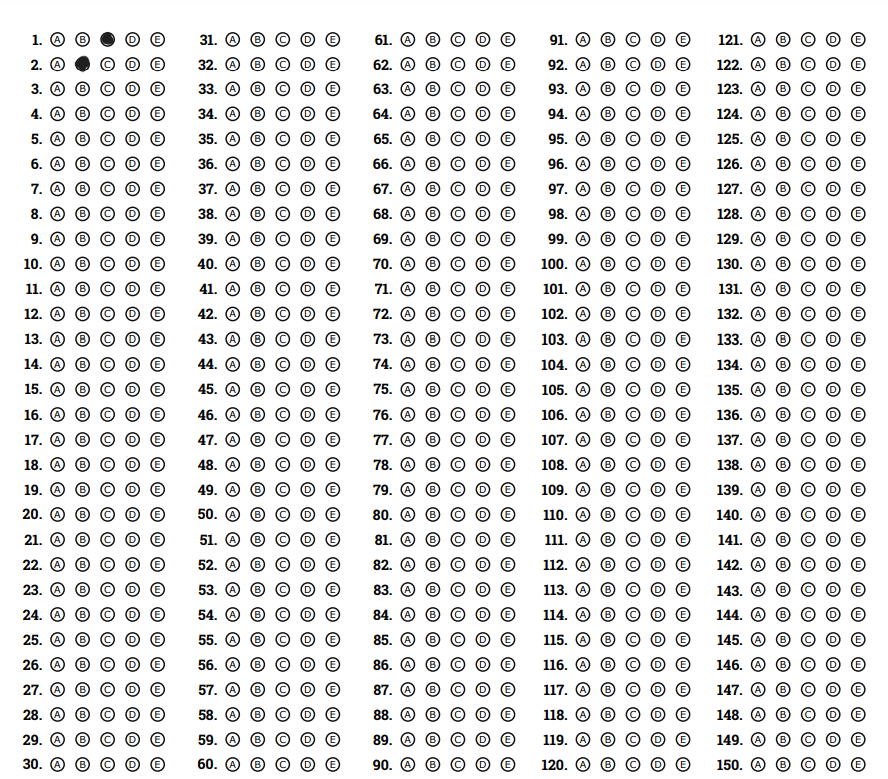
#> input picture filled0.png, 888 x 779 px
$ python working.py
#> lines starting #> are read from the running program, lines starting #| are printed output that depends on the picture; after the words box and inside, x2 and y2 are one past the last pixel; in counts of white or black regions, pixels touching at a corner belong together
import cv2 as cv
import numpy as np
def process(block,Q):
    grey_block_image = cv.cvtColor(block, cv.COLOR_BGR2GRAY)
    img_blur_block = cv.GaussianBlur(grey_block_image, (5, 5), 1)
    img_canny_block = cv.Canny(img_blur_block, 10, 50)
    # Find contours
    contours_block, hierarchy_block = cv.findContours(img_canny_block, cv.RETR_EXTERNAL, cv.CHAIN_APPROX_NONE)
    # Filter circular contours
    circleCons_block = circularContour(contours_block)
    #circleCons_block.reverse()
    #print(len(circleCons_block))


    # List to store the centroid coordinates and corresponding contours
    centroid_contour_pairs = []
    # Iterate over each contour to find centroids and store them with contours
    for contour in circleCons_block:
        # Calculate moments of the contour
        M = cv.moments(contour)

        # Calculate the centroid coordinates (cx, cy)
        if M["m00"] != 0:  # Check to avoid division by zero
            cx = int(M["m10"] / M["m00"])
            cy = int(M["m01"] / M["m00"])
            centroid_contour_pairs.append(((cx, cy), contour))  # Store centroid with contour
        else:
            centroid_contour_pairs.append(((float('inf'), float('inf')), contour))  # Handle case where contour has no area

    # Sort the list based on the x-coordinate (cx) of the centroids (ascending order)
    centroid_contour_pairs.sort(key=lambda x: x[0][0])  # Sort by the first element of the tuple (cx)
    # Extract the sorted contours into a new list
    sorted_contours = [contour for (centroid, contour) in centroid_contour_pairs]
    # [7 lines of commented-out code are left out]
    print(len(sorted_contours))

    #answer checking ...
    if len(sorted_contours)==5:
        _, thresholded_block_img = cv.threshold(grey_block_image, 150, 255, cv.THRESH_BINARY_INV)
        filled_circles, filled_circle_indices = processColumnContours(sorted_contours, thresholded_block_img)
        print(f"Question: {Q} Answer: {filled_circle_indices} : filled circles {filled_circles}")

        for idx in filled_circle_indices:
            cv.drawContours(block, [sorted_contours[idx - 1]], -1, (0, 255, 0), thickness=2)  # Green for filled circles
            cv.imshow("block img", block)
            cv.waitKey(0)

# Function to filter circular contours
def circularContour(contours, min_area=150):
    circular_contours = []
    for contour in contours:
        # Calculate contour area
        area = cv.contourArea(contour)
        if area < min_area:
            continue  # Skip contours with area less than min_area

        perimeter = cv.arcLength(contour, True)
        if perimeter == 0:
            continue  # Avoid division by zero

        # Calculate circularity: 4π * (Area / Perimeter²)
        circularity = 4 * np.pi * (area / (perimeter * perimeter))

        # A perfect circle has circularity close to 1
        if 0.7 < circularity < 1.2:  # Adjust thresholds as needed
            circular_contours.append(contour)
    return circular_contours

# Function to check

# Function to count white and black pixels inside the contour
def countBlackWhite(img, contour):
    # Create a mask for the current contour
    mask = np.zeros_like(img)
    cv.drawContours(mask, [contour], -1, 255, thickness=cv.FILLED)

    # Apply the mask to the image and count white pixels
    masked_img = cv.bitwise_and(img, img, mask=mask)
    white_pixels = np.sum(masked_img == 255)
    total_pixels = cv.contourArea(contour)  # Total pixels inside the contour (approximated by area)

    # Calculate percentage of white pixels
    white_percentage = (white_pixels / total_pixels) * 100
    return white_percentage

# Function to get a thresholded image for a column
def getThresholdedImage(img, column_idx, num_columns=5):
    # Get the width of the image to define the columns
    img_width = img.shape[1]
    column_width = img_width // num_columns

    # Define column region for thresholding
    start_x = column_idx * column_width
    end_x = (column_idx + 1) * column_width

    # Create the thresholded image for the specified column
    column_img = img[:, start_x:end_x]
    _, thresholded = cv.threshold(column_img, 150, 255, cv.THRESH_BINARY_INV)  # Invert the binary image

    return thresholded

# Function to process contours within each column
def processColumnContours(column_contours, thresholded_image):
    # Sort the contours within the column by (x + y)
    #sorted_column_contours = sortContoursByXYSum(column_contours)

    # Variables to store filled circle count and indices
    filled_circles = 0
    filled_circle_indices = []

    # Check each contour in the sorted column
    for i, contour in enumerate(column_contours):
        white_percentage = countBlackWhite(thresholded_image, contour)
        if white_percentage >= 90:
            filled_circles += 1  # Count filled circles
            filled_circle_indices.append(i + 1)  # Store 1-based index of the filled circle
            # Draw the filled contour outline on the image
            cv.drawContours(img, [contour], -1, (0, 255, 0), thickness=2)  # Green outline

    return filled_circles, filled_circle_indices


# Load the image
img = cv.imread("filled0.png")
#> img is the input picture: shape (779, 888, 3); mean B, G, R 229.4, 229.4, 229.4
imgGray = cv.cvtColor(img, cv.COLOR_BGR2GRAY)
imgBlur = cv.GaussianBlur(imgGray, (5, 5), 1)
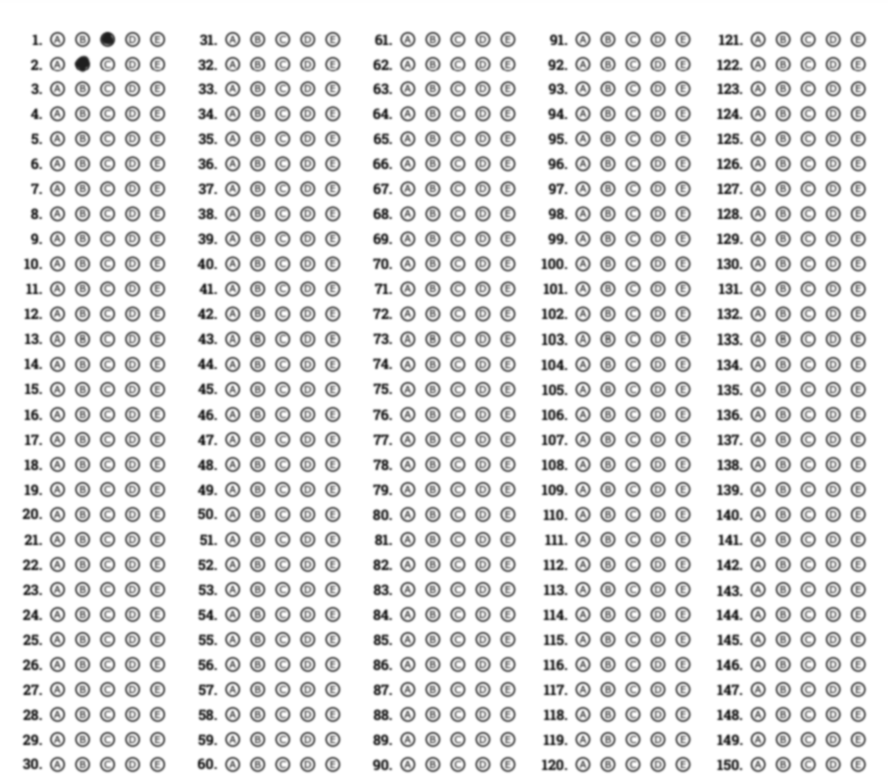
#> imgBlur: shape (779, 888); min 31, max 255, mean 229.4
imgCanny = cv.Canny(imgBlur, 10, 50)
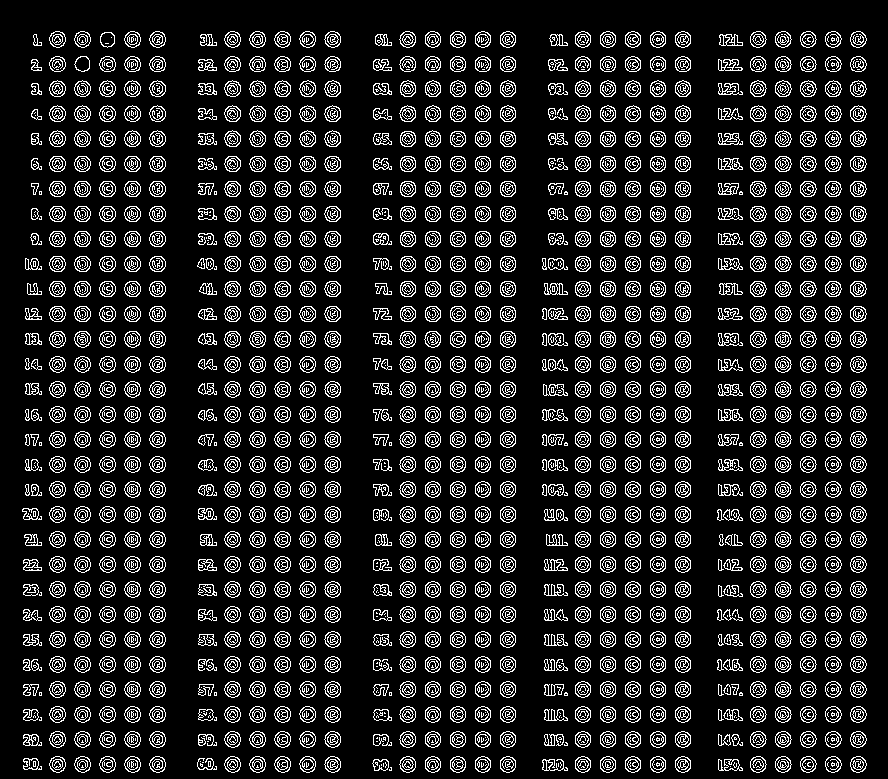
#> imgCanny: shape (779, 888); 13.7% white in thin lines or dots

# Find contours
contours, hierarchy = cv.findContours(imgCanny, cv.RETR_EXTERNAL, cv.CHAIN_APPROX_NONE)
#> contours = 1050 contours, 137 with area under 20; largest, box (x1, y1, x2, y2) and area: (850, 331, 867, 348) 208, (775, 331, 792, 348) 206, (750, 331, 767, 348) 206, (324, 331, 341, 348) 206, (274, 331, 291, 348) 206

# Filter circular contours
circleCons = circularContour(contours)
#> the loop in circularContour, `for contour in contours:` made 1050 passes
#> (area, perimeter, circularity) on passes 8, 13, 14: (174.5, 109.8, 0.182), (200, 53.46, 0.88), (201, 53.46, 0.884)
#> after the loop in circularContour, `for contour in contours:`: circular_contours = 750 contours; largest, box (x1, y1, x2, y2) and area: (850, 331, 867, 348) 208, (775, 331, 792, 348) 206, (750, 331, 767, 348) 206, (324, 331, 341, 348) 206, (274, 331, 291, 348) 206
#> circleCons has the same summary as circular_contours in circularContour

# Get the width of the image to define the columns
img_height, img_width = img.shape[:2]
#> img_height = 779; img_width = 888
# Split the image into 5 equal columns
num_columns = 5
column_width = img_width // num_columns
#> column_width = 177
num_rows = 31
row_height = img_height // num_rows  # Height of each row
#> row_height = 25
# Process each column one by one

for column_idx in range(num_columns):
    print(f"\nProcessing Column {column_idx + 1}...\n")

    # Define the column's horizontal section
    start_x = column_idx * column_width
    end_x = (column_idx + 1) * column_width
    column_img = img[:, start_x:end_x]  # Extract column part of the image

    # Split column into 31 rows
    for row_idx in range(num_rows):
        # Define the vertical section of the current row
        start_y = row_idx * row_height
        end_y = (row_idx + 1) * row_height if row_idx < num_rows - 1 else img_height  # Ensure the last row reaches the bottom
        row_img = column_img[start_y:end_y, :]

        #approach(50)(working...)(sorting based on x axis)
        process(row_img,row_idx)
#> this loop made 5 passes
#> pass 1, `column_img = img[:, start_x:end_x]`:
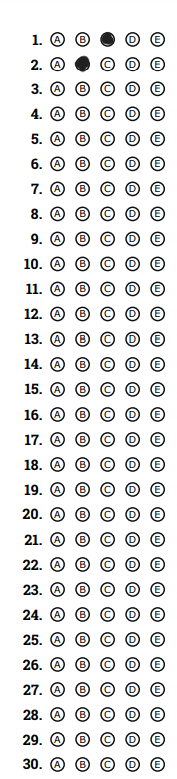
#> column_img: shape (779, 177, 3); mean B, G, R 230.3, 230.3, 230.3
#> pass 1, in process (call 2), `cv.imshow("block img", block)`:
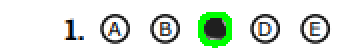
#> window 'block img': shape (25, 177, 3) (shown 2 times larger); mean B, G, R 221.7, 230.9, 221.7
#> pass 1, in process (call 3), `cv.imshow("block img", block)`:
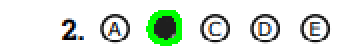
#> window 'block img': shape (25, 177, 3) (shown 2 times larger); mean B, G, R 221.8, 231.2, 221.8
#> pass 2, `column_img = img[:, start_x:end_x]`:
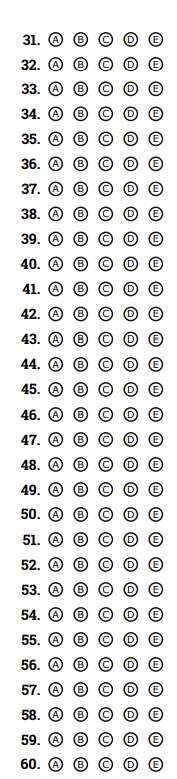
#> column_img: shape (779, 177, 3); mean B, G, R 229.7, 229.7, 229.7
#> after the loop:
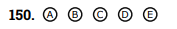
#> row_img: shape (29, 177, 3); mean B, G, R 230.7, 230.6, 230.7

        # [17 lines of commented-out code are left out]


cv.waitKey(0)
cv.destroyAllWindows()
